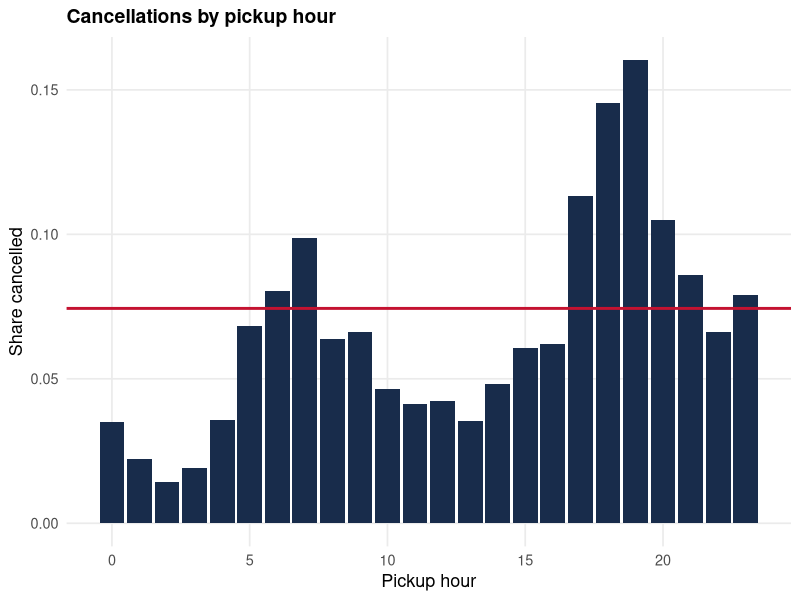
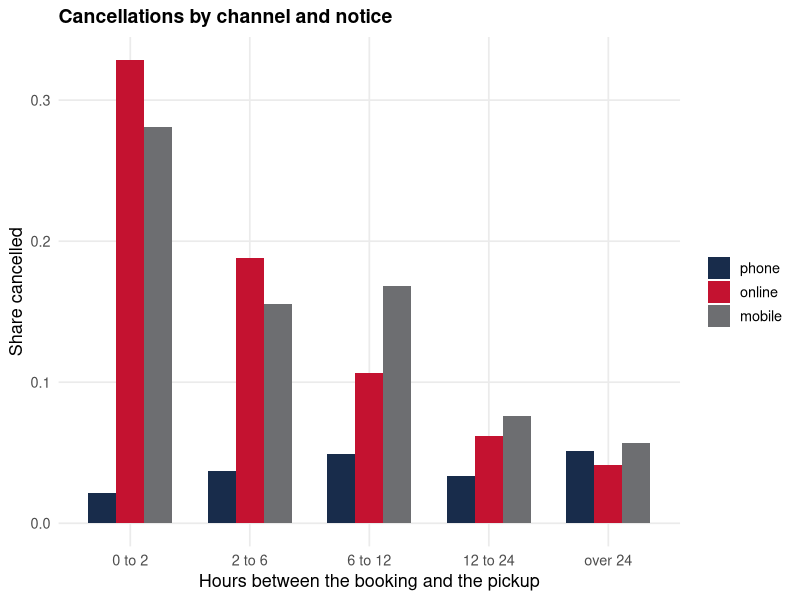
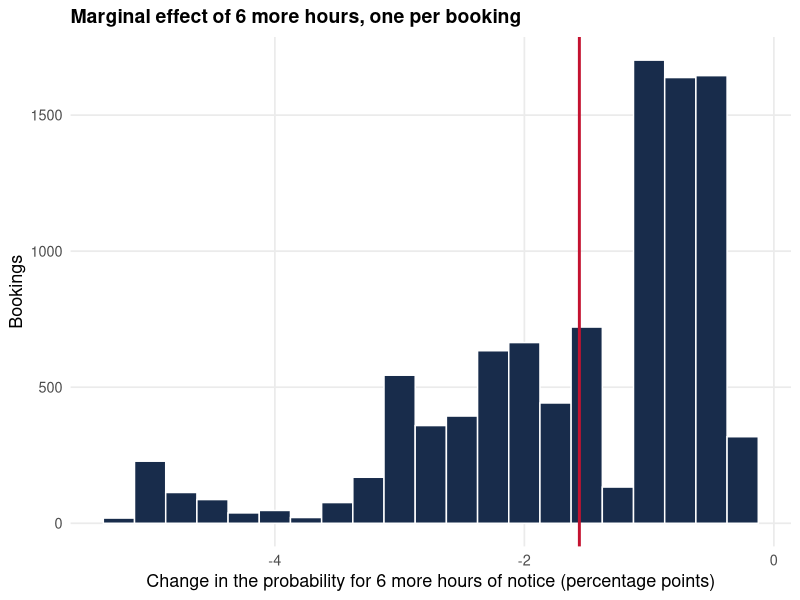
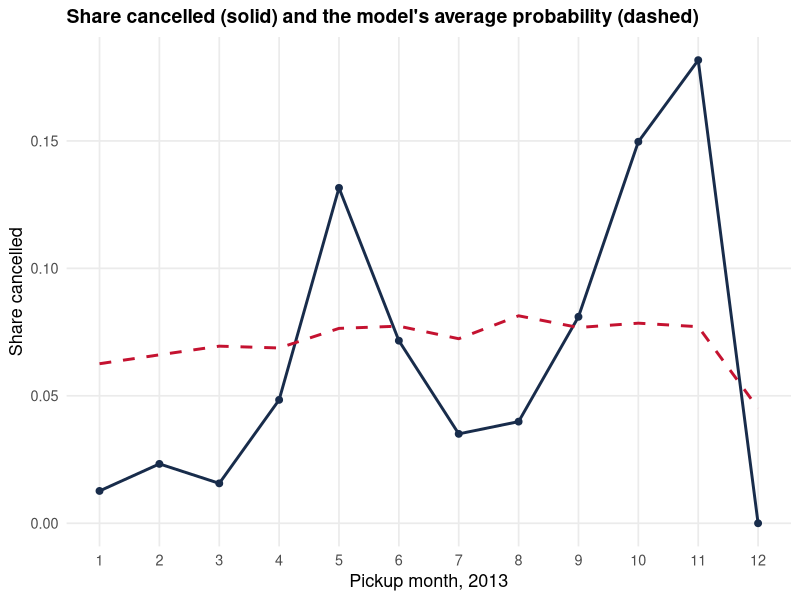
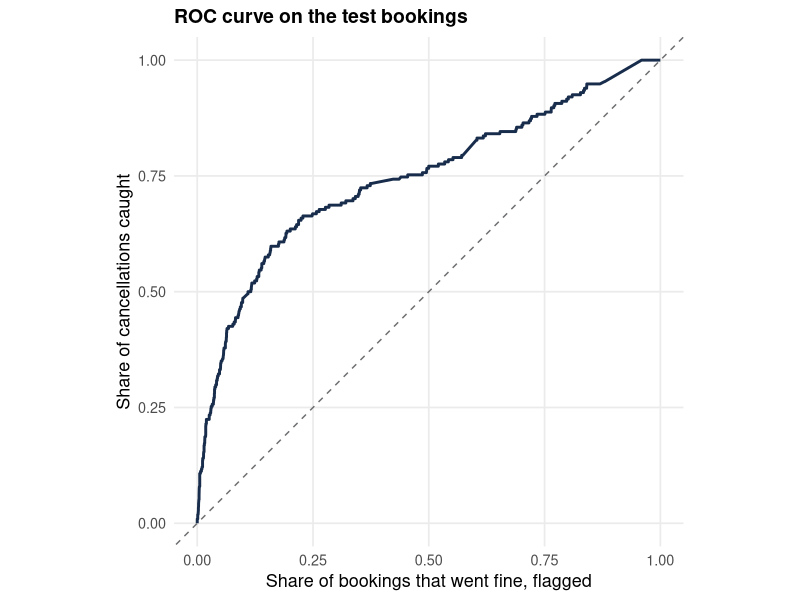
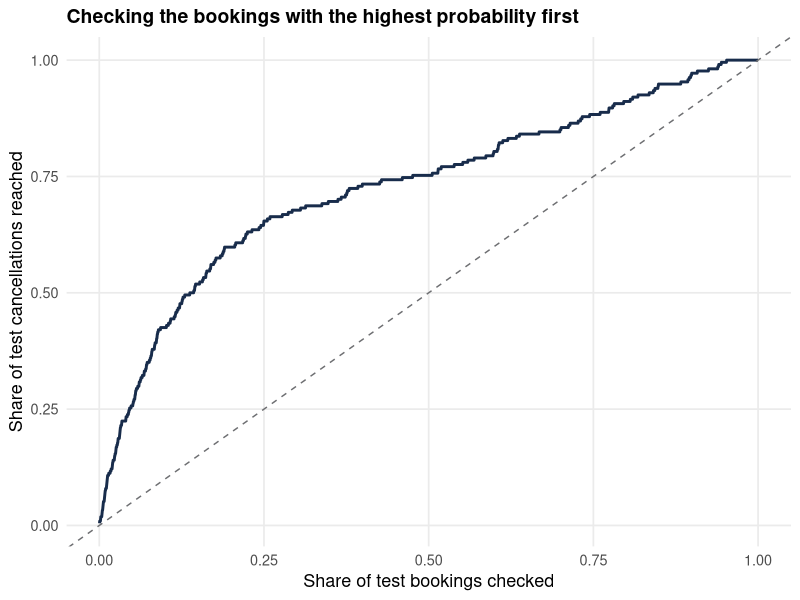

Here is the R script that generated these plots, in order:
## ---- chunk 1
#| label: setup
options(scipen = 999)
library(ggplot2)

theme_hw <- function() {
  theme_minimal(base_size = 13) +
    theme(
      panel.grid.minor = element_blank(),
      plot.title = element_text(face = "bold", size = 14)
    )
}

# Share cancelled, and the number of bookings, in each group.
# y is the 0/1 outcome. g says which group each booking is in.
rate_by <- function(y, g) {
  data.frame(
    share_cancelled = tapply(y, g, mean),
    bookings = as.numeric(table(g))
  )
}
## ---- chunk 2
#| label: load
# The csv in the data folder next to this file.
# stringsAsFactors = FALSE keeps ids and dates as they are stored.
bookings <- read.csv("data/taxi_cancellations.csv", stringsAsFactors = FALSE)
nrow(bookings)
names(bookings)
## ---- chunk 3
#| label: outcome
# Number of cancelled bookings, and the share cancelled, on all 10,000 bookings.
sum(bookings$Car_Cancellation)
mean(bookings$Car_Cancellation)
## ---- chunk 4
#| label: times
# from_date is the pickup. booking_created is when the booking was made.
# Both are month/day/two-digit year, then hour:minute.
# The zone is fixed so R does not shift the clock hour.
pickup <- as.POSIXct(bookings$from_date, format = "%m/%d/%y %H:%M", tz = "UTC")
created <- as.POSIXct(bookings$booking_created, format = "%m/%d/%y %H:%M", tz = "UTC")
bookings$hours_raw <- as.numeric(difftime(pickup, created, units = "hours"))
bookings$hour <- as.integer(format(pickup, "%H"))
bookings$month <- as.integer(format(pickup, "%m"))
summary(bookings$hours_raw)
# Bookings made at or after their own pickup time.
sum(bookings$hours_raw <= 0)
sum(bookings$Car_Cancellation[bookings$hours_raw <= 0])
## ---- chunk 5
#| label: build
# Drop bookings made at or after their own pickup time.
d <- bookings[bookings$hours_raw > 0, ]
d$cancel <- d$Car_Cancellation
# If both online_booking and mobile_site_booking are 0, the booking came by phone.
d$channel <- factor(
  ifelse(d$online_booking == 1, "online",
         ifelse(d$mobile_site_booking == 1, "mobile", "phone")),
  levels = c("phone", "online", "mobile")
)
# travel_type_id: 1 = long distance, 2 = point to point, 3 = hourly rental.
d$trip <- factor(
  c("long distance", "point to point", "hourly rental")[d$travel_type_id],
  levels = c("point to point", "hourly rental", "long distance")
)
d$evening <- as.integer(d$hour >= 17 & d$hour <= 20)
# Count hours of notice up to 24. A longer lead is set to 24.
# Change the 24 if you defend another rule, and say what changed in the estimates.
d$hours_ahead <- pmin(d$hours_raw, 24)
nrow(d)
mean(d$cancel)
# Share of these bookings made within 24 hours. For the rest, hours_ahead is 24.
mean(d$hours_raw <= 24)
## ---- chunk 6
#| label: rates
# Share cancelled, and the number of bookings, in each group.
rate_by(d$cancel, d$channel)
rate_by(d$cancel, d$trip)
rate_by(d$cancel, d$evening)
## ---- chunk 7
#| label: by-hour
#| fig-width: 7.4
#| fig-height: 4.2
by_hour <- data.frame(
  hour = as.integer(names(tapply(d$cancel, d$hour, mean))),
  share = as.numeric(tapply(d$cancel, d$hour, mean))
)
ggplot(by_hour, aes(hour, share)) +
  geom_col(fill = "#182C4B") +
  geom_hline(yintercept = mean(d$cancel), color = "#C41230", linewidth = 1) +
  labs(
    x = "Pickup hour",
    y = "Share cancelled",
    title = "Cancellations by pickup hour"
  ) +
  theme_hw()
## ---- chunk 8
#| label: by-notice
d$notice <- cut(
  d$hours_raw,
  breaks = c(0, 2, 6, 12, 24, Inf),
  labels = c("0 to 2", "2 to 6", "6 to 12", "12 to 24", "over 24")
)
round(tapply(d$cancel, list(d$channel, d$notice), mean), 3)
table(d$channel, d$notice)
## ---- chunk 9
#| label: notice-plot
#| fig-width: 7.4
#| fig-height: 4.2
# One bar per channel inside each bin of hours. The height is the share cancelled.
notice_mat <- tapply(d$cancel, list(d$channel, d$notice), mean)
notice_df <- data.frame(
  channel = rep(rownames(notice_mat), times = ncol(notice_mat)),
  notice = rep(colnames(notice_mat), each = nrow(notice_mat)),
  share = as.numeric(notice_mat)
)
notice_df$channel <- factor(notice_df$channel, levels = c("phone", "online", "mobile"))
notice_df$notice <- factor(notice_df$notice, levels = levels(d$notice))
ggplot(notice_df, aes(notice, share, fill = channel)) +
  geom_col(position = "dodge", width = 0.7) +
  scale_fill_manual(values = c(phone = "#182C4B", online = "#C41230", mobile = "#6D6E71")) +
  labs(
    x = "Hours between the booking and the pickup",
    y = "Share cancelled",
    fill = NULL,
    title = "Cancellations by channel and notice"
  ) +
  theme_hw()
## ---- chunk 10
#| label: keep
# WRITE YOUR CODE BELOW if you keep a variable the starter leaves out.
# If you leave those variables out, leave this chunk empty.
## ---- chunk 11
#| label: lpm
# lpm is the linear probability model: least squares of the 0/1 outcome.
# Same four variables as the logistic regression below.
lpm <- lm(cancel ~ channel + trip + evening + hours_ahead, data = d)
round(coef(lpm), 4)
round(range(fitted(lpm)), 4)
sum(fitted(lpm) < 0)
sum(fitted(lpm) > 1)
# Which bookings have a fitted value below 0?
table(d$channel[fitted(lpm) < 0])
table(d$trip[fitted(lpm) < 0])
table(d$evening[fitted(lpm) < 0])
round(range(d$hours_ahead[fitted(lpm) < 0]), 1)
## ---- chunk 12
#| label: logit
# family = binomial estimates the log-odds of cancellation.
# phone is the baseline for channel. point to point is the baseline for trip.
fit <- glm(cancel ~ channel + trip + evening + hours_ahead, data = d, family = binomial)
b <- coef(fit)
round(b, 4)
# Odds multiplier for a one-unit step. The intercept is not a multiplier, so it is dropped here.
round(exp(b[-1]), 3)
# Odds multiplier for 6 more hours of notice.
round(exp(6 * b["hours_ahead"]), 3)
# Odds and probability at the intercept.
odds0 <- unname(exp(b["(Intercept)"]))
c(odds = odds0, probability = odds0 / (1 + odds0))
## ---- chunk 13
#| label: two-bookings
# predict(..., type = "response") returns the probability of cancellation.
# If you added a variable in Question 1, give A and B a value for it here.
two <- data.frame(
  channel = factor(c("phone", "online"), levels = levels(d$channel)),
  trip = factor("point to point", levels = levels(d$trip)),
  evening = c(0L, 1L),
  hours_ahead = c(12, 2),
  row.names = c("A", "B")
)
two$p <- as.numeric(predict(fit, two, type = "response"))
data.frame(
  channel = two$channel,
  evening = two$evening,
  hours_ahead = two$hours_ahead,
  probability = round(two$p, 4),
  row.names = rownames(two)
)
## ---- chunk 14
#| label: me-a
b_hours <- coef(fit)["hours_ahead"]
p_a <- two["A", "p"]
me_a <- b_hours * p_a * (1 - p_a)
# per_6_hours_pp is the change in the probability, in percentage points, for 6 more hours.
c(per_hour = unname(me_a), per_6_hours_pp = unname(100 * 6 * me_a))
a6 <- two["A", ]
a6$hours_ahead <- a6$hours_ahead + 6
c(p_now = unname(p_a), p_after_6_hours = as.numeric(predict(fit, a6, type = "response")))
## ---- chunk 15
#| label: me-b
# WRITE YOUR CODE BELOW.
# Marginal effect of hours_ahead for booking B, in percentage points per 6 hours.
# Booking A's calculation is in the chunk above. Use two["B", "p"].
## ---- chunk 16
#| label: ame-hours
# p is the probability of cancellation for each booking in d.
p <- as.numeric(predict(fit, type = "response"))
me_hours <- coef(fit)["hours_ahead"] * p * (1 - p)
c(ame_per_hour = mean(me_hours), ame_per_6_hours_pp = 100 * 6 * mean(me_hours))
## ---- chunk 17
#| label: me-hist
#| fig-width: 7.4
#| fig-height: 4.2
# binwidth is only for the picture.
me_pp <- data.frame(pp = 100 * 6 * me_hours)
ggplot(me_pp, aes(pp)) +
  geom_histogram(binwidth = 0.25, fill = "#182C4B", color = "white") +
  geom_vline(xintercept = mean(me_pp$pp), color = "#C41230", linewidth = 1) +
  labs(
    x = "Change in the probability for 6 more hours of notice (percentage points)",
    y = "Bookings",
    title = "Marginal effect of 6 more hours, one per booking"
  ) +
  theme_hw()
## ---- chunk 18
#| label: ame-online
# WRITE YOUR CODE BELOW.
# Copy d twice. Set channel to "online" in one copy and to "phone" in the other.
# Keep levels = levels(d$channel), or predict() will not line up with the model.
# Predict both with type = "response". Average the difference.
## ---- chunk 19
#| label: by-month
#| fig-width: 7.4
#| fig-height: 4.2
by_month <- data.frame(
  month = as.integer(names(tapply(d$cancel, d$month, mean))),
  share = as.numeric(tapply(d$cancel, d$month, mean)),
  predicted = as.numeric(tapply(p, d$month, mean)),
  bookings = as.numeric(table(d$month))
)
by_month
ggplot(by_month, aes(month, share)) +
  geom_line(color = "#182C4B", linewidth = 1) +
  geom_point(color = "#182C4B", size = 2) +
  geom_line(aes(y = predicted), color = "#C41230", linetype = "dashed", linewidth = 1) +
  scale_x_continuous(breaks = 1:12) +
  labs(
    x = "Pickup month, 2013",
    y = "Share cancelled",
    title = "Share cancelled (solid) and the model's average probability (dashed)"
  ) +
  theme_hw()
## ---- chunk 20
#| label: split
# Seed 46704 so the split is the same each time you knit.
set.seed(46704)
test_id <- sample(nrow(d), floor(0.30 * nrow(d)))
train <- d[-test_id, ]
test  <- d[test_id, ]
fit_train <- glm(cancel ~ channel + trip + evening + hours_ahead, data = train, family = binomial)
p_test <- predict(fit_train, test, type = "response")
c(train = nrow(train), test = nrow(test), test_cancelled = sum(test$cancel))
range(p_test)
## ---- chunk 21
#| label: cut-half
# Call a booking "cancel" when its probability is above 0.5.
call <- p_test > 0.5
table(call = call, cancelled = test$cancel)
# Share of test bookings called correctly.
mean(call == (test$cancel == 1))
# Share called correctly if we call every booking "not cancelled".
mean(test$cancel == 0)
## ---- chunk 22
#| label: roc
#| fig-width: 5.6
#| fig-height: 5
cuts <- sort(unique(c(0, p_test, 1)))
roc <- data.frame(
  flagged_fine = sapply(cuts, function(k) mean(p_test[test$cancel == 0] >= k)),
  caught = sapply(cuts, function(k) mean(p_test[test$cancel == 1] >= k))
)
ggplot(roc, aes(flagged_fine, caught)) +
  geom_path(color = "#182C4B", linewidth = 1) +
  geom_abline(slope = 1, intercept = 0, color = "#6D6E71", linetype = "dashed") +
  coord_equal() +
  labs(x = "Share of bookings that went fine, flagged", y = "Share of cancellations caught",
       title = "ROC curve on the test bookings") +
  theme_hw()
# Area under the curve: the probability that a cancelled booking gets a higher
# probability than a booking that went fine, both picked at random.
r <- rank(p_test)
n1 <- sum(test$cancel == 1)
n0 <- sum(test$cancel == 0)
auc <- (sum(r[test$cancel == 1]) - n1 * (n1 + 1) / 2) / (n1 * n0)
auc
## ---- chunk 23
#| label: depth
ord <- order(p_test, decreasing = TRUE)
y_sorted <- test$cancel[ord]
p_sorted <- p_test[ord]
depth <- sapply(c(0.05, 0.10, 0.20, 0.30, 0.50), function(s) {
  k <- round(s * length(y_sorted))
  c(share_checked = s,
    bookings_checked = k,
    probability_cut = p_sorted[k],
    cancelled_among_checked = sum(y_sorted[1:k]),
    share_cancelled_among_checked = mean(y_sorted[1:k]),
    share_of_all_cancellations_reached = sum(y_sorted[1:k]) / sum(y_sorted))
})
round(t(depth), 3)
## ---- chunk 24
#| label: gains
#| fig-width: 7
#| fig-height: 4.4
gains <- data.frame(
  share_checked = seq_along(y_sorted) / length(y_sorted),
  share_reached = cumsum(y_sorted) / sum(y_sorted)
)
ggplot(gains, aes(share_checked, share_reached)) +
  geom_line(color = "#182C4B", linewidth = 1) +
  geom_abline(slope = 1, intercept = 0, color = "#6D6E71", linetype = "dashed") +
  labs(x = "Share of test bookings checked", y = "Share of test cancellations reached",
       title = "Checking the bookings with the highest probability first") +
  theme_hw()
